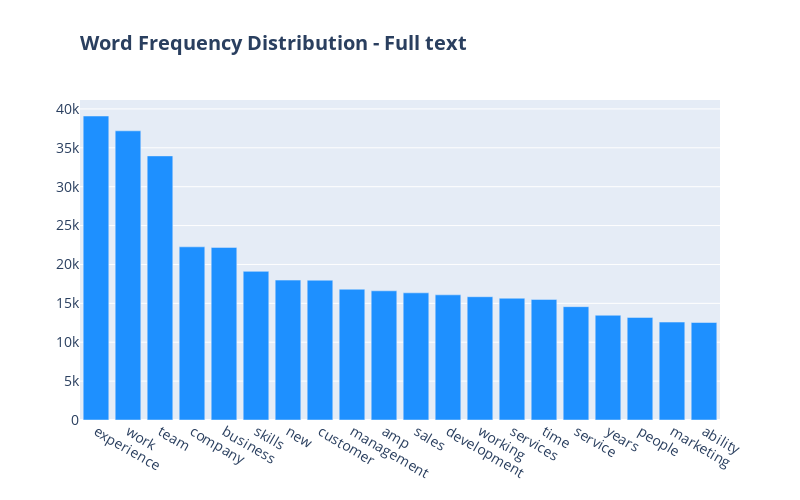

The notebook cell saved with this chart:
### Markdown cell above
## Full text

### Code cell
frequency = count_word_frequency(df['full_text'],'Full text')

### Figure 1 — Plotly figure (JSON) as saved in the notebook; plotly's stock layout.template omitted (floating-point values rounded to 4 significant figures)
{"data": [{"marker": {"color": "#1E90FF"}, "type": "bar", "x": ["experience", "work", "team", "company", "business", "skills", "new", "customer", "management", "amp", "sales", "development", "working", "services", "time", "service", "years", "people", "marketing", "ability"], "y": [39090, 37184, 33960, 22267, 22196, 19113, 17989, 17977, 16816, 16613, 16352, 16095, 15851, 15659, 15507, 14573, 13468, 13191, 12592, 12536]}], "layout": {"font": {"size": 14}, "height": 500, "title": {"text": "<b>Word Frequency Distribution - Full text</b>", "x": 0.1}, "width": 800}}
